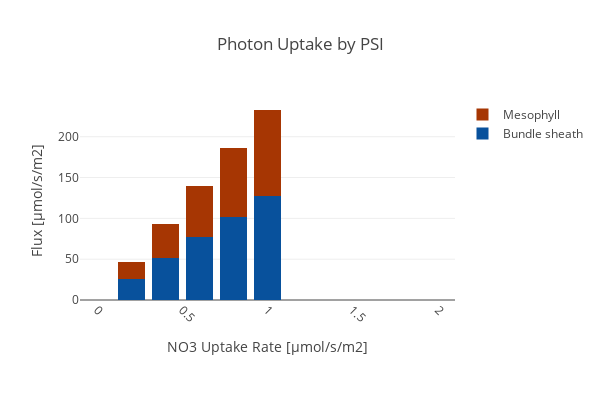

Notebook code for this chart:
### Code cell
create_bar_plot_met(D_fba, D_exp,
                    {'[M]_PSI_h':'Mesophyll','[B]_PSI_h': 'Bundle sheath'},'hnu_h',
                    'Photon Uptake by PSI', xaxis_title, c3_model,
                    stacked = True, save_fig=save_fig)

### Figure 1 — Plotly figure (JSON) as saved in the notebook; plotly's stock layout.template omitted (floating-point values rounded to 4 significant figures)
{"data": [{"marker": {"color": "rgb(8,81,156)"}, "name": "Bundle sheath", "type": "bar", "uid": "12d747b4-1fa9-4639-95f5-8bff73aceeea", "x": ["0.0", "0.2", "0.4", "0.6", "0.8", "1.0", "1.2", "1.4", "1.6", "1.8", "2.0"], "y": [0.1616, 25.65, 51.19, 76.74, 102.3, 127.8, 0, 0, 0, 0, 0]}, {"marker": {"color": "rgb(166,54,3)"}, "name": "Mesophyll", "type": "bar", "uid": "dfc87833-fff2-4c48-ab48-c3bfe5b5b9b4", "x": ["0.0", "0.2", "0.4", "0.6", "0.8", "1.0", "1.2", "1.4", "1.6", "1.8", "2.0"], "y": [0.1616, 21.11, 42.07, 63.03, 83.98, 104.9, 0, 0, 0, 0, 0]}], "layout": {"barmode": "stack", "height": 400, "margin": {"b": 100}, "title": {"text": "Photon Uptake by PSI"}, "width": 600, "xaxis": {"tickangle": 45, "title": {"text": "NO3 Uptake Rate [µmol/s/m2]"}}, "yaxis": {"autorange": true, "title": {"text": "Flux [µmol/s/m2]"}}}}
